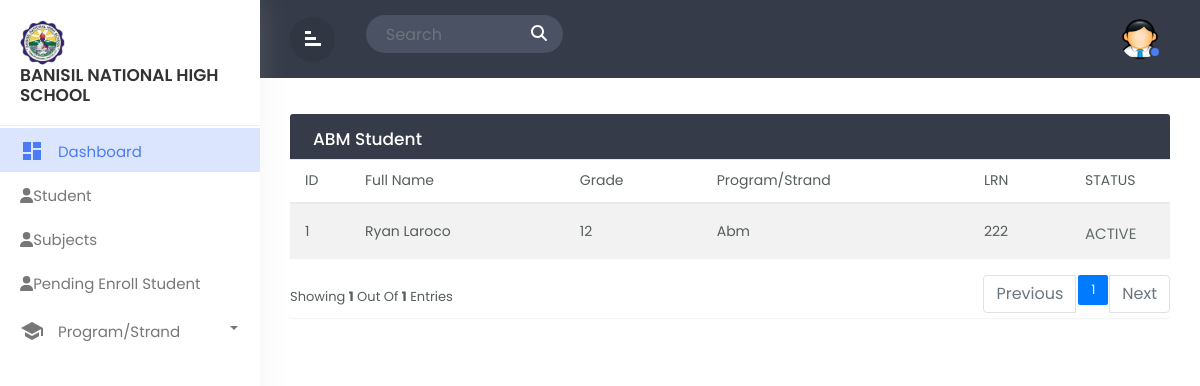
/admin_ABM.php, run on an earlier commit of the app's database.
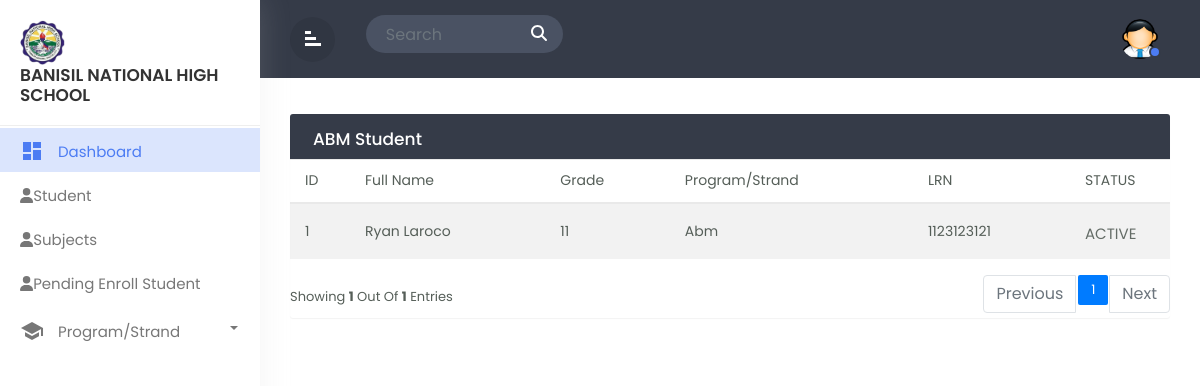
And on a later commit of the database.
### tables this page shows
CREATE TABLE `tbl_userinfo` (
  `user_id` int(11) NOT NULL,
  `firstname` varchar(244) NOT NULL,
  `middlename` varchar(244) NOT NULL,
  `lastname` varchar(244) NOT NULL,
  `suffix` varchar(244) NOT NULL,
  `gender` varchar(244) NOT NULL,
  `birthday` date NOT NULL,
  `age` int(11) NOT NULL
);

CREATE TABLE `tbl_enrollment` (
  `enrollment_id` int(11) NOT NULL,
  `userinfo_id` int(11) NOT NULL,
  `admit_type` varchar(244) NOT NULL,
  `grade` varchar(244) NOT NULL,
  `program` varchar(244) NOT NULL,
  `term` varchar(244) NOT NULL,
  `lrn` int(11) NOT NULL,
  `lsa` varchar(244) NOT NULL
);

### admin_ABM.php (the view, shortened to what the changed rows need)
<!doctype html>
<html lang="en">
  <head>
        <link rel="stylesheet" href="css/bootstrap.min.css">
        <link rel="stylesheet" href="css/custom.css">
  </head>
  <body>
<div class="wrapper">
		<div id="content">
		   <div class="main-content">
			  <div class="row">
				<div class="col-md-12">
				<div class="table-wrapper">
    <div class="table-title">
      <div class="row">
        <div class="col-sm-6 p-0 d-flex justify-content-lg-start justify-content-center">
          <h2 class="ml-lg-2">ABM Student</h2>
        </div>
      </div>
    </div>
    <?php
    include 'dbcon.php';
    $limit = 5;
    $page = isset($_GET['page']) ? $_GET['page'] : 1;
    $offset = ($page - 1) * $limit;
    $sql = "SELECT tbl_userinfo.user_id, tbl_userinfo.firstname, tbl_userinfo.middlename, tbl_userinfo.lastname, tbl_userinfo.suffix, tbl_enrollment.userinfo_id, tbl_enrollment.admit_type, tbl_enrollment.grade, tbl_enrollment.program, tbl_enrollment.term, tbl_enrollment.lrn, tbl_enrollment.lsa, tbl_user_status.status, tbl_user_level.level
            FROM tbl_userinfo
            JOIN tbl_enrollment ON tbl_userinfo.user_id = tbl_enrollment.userinfo_id
            JOIN tbl_user_status ON tbl_userinfo.user_id = tbl_user_status.userinfo_id
            JOIN tbl_user_level ON tbl_userinfo.user_id = tbl_user_level.userinfo_id
            WHERE tbl_user_level.level = 'STUDENT' AND tbl_enrollment.program = 'ABM' AND tbl_user_status.status = '1'
            LIMIT $limit OFFSET $offset";
    $result = mysqli_query($conn, $sql);
    ?>
<table class="table table-striped table-hover" id="abm_table">
  <thead>
    <tr>
      <th>ID</th>
      <th>Full Name</th>
      <th>Grade</th>
      <th>Program/Strand</th>
      <th>LRN</th>
      <th>STATUS</th>
    </tr>
  </thead>
  <tbody>
    <?php foreach ($result as $row): ?>
      <tr>
        <td><?php echo $row['user_id'] ?></td>
        <td><?php echo $row['firstname'] . ' ' . $row['lastname']; ?></td>
        <td><?php echo $row['grade']; ?></td>
        <td><?php echo $row['program']; ?></td>
        <td><?php echo $row['lrn'] ?></td>
        <td>
        <?php
            if($row['status'] == 1){
              echo '<span class="active">ACTIVE</span>';
            } else {
              echo '<span class="inactive">INACTIVE</span>';
            }
        ?>
        </td>
      </tr>
    <?php endforeach; ?>
  </tbody>
</table>
</div>
			  </div>
		</div>
</div>
</div>
  </body>
  </html>

What changed in the data, as far as the page shows it:
changed tbl_userinfo "Ryan": tbl_enrollment.grade "12" → "11"; tbl_enrollment.lrn "222" → "1123123121"
